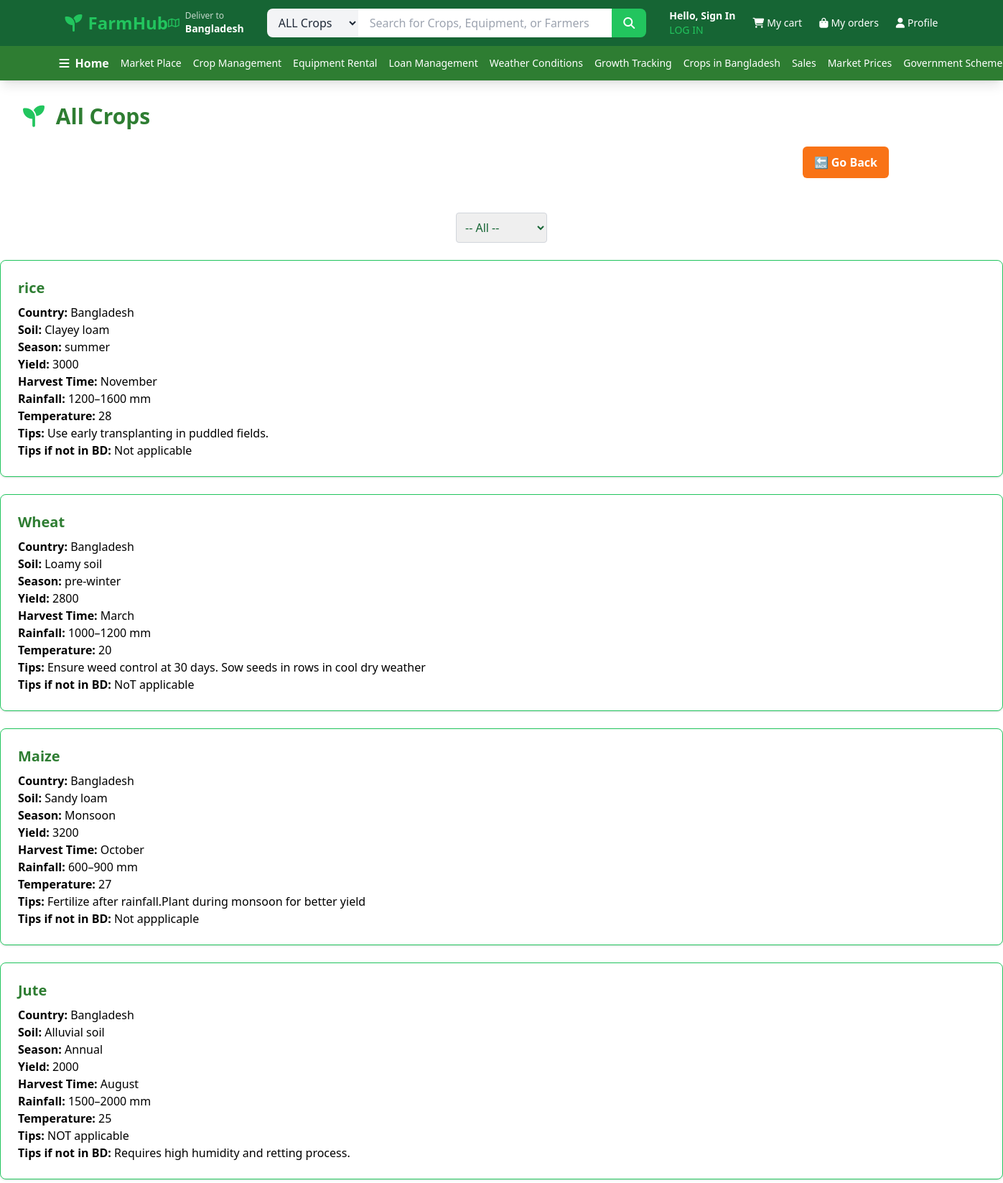
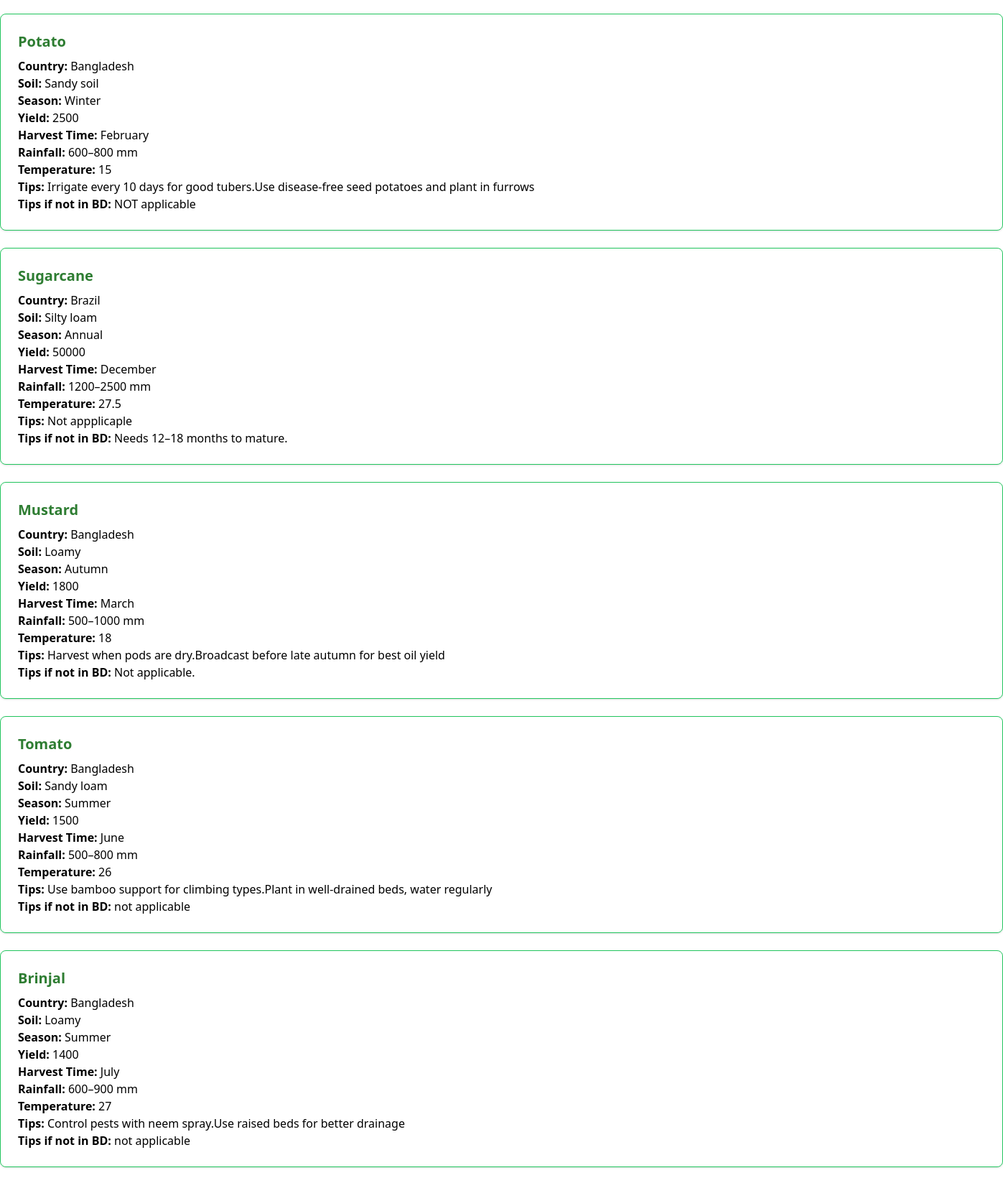
/cropsinbd.php (upper part), run on the app's committed database (2 pictures, top to bottom).
### tables this page shows
CREATE TABLE `crop_bd` (
  `CBD_id` int(11) NOT NULL,
  `crop_id` int(11) NOT NULL,
  `growsINBD` varchar(50) NOT NULL,
  `grows_in_which_country` varchar(50) NOT NULL,
  `national_price` double NOT NULL,
  `ideal_soil` varchar(255) NOT NULL,
  `ideal_rainfall` varchar(255) DEFAULT NULL,
  `ideal_temp` float NOT NULL,
  `tips` varchar(255) DEFAULT NULL,
  `tipstogrowinbd` varchar(255) DEFAULT NULL
);

CREATE TABLE `crop` (
  `crop_id` int(11) NOT NULL,
  `c_name` varchar(50) NOT NULL,
  `season` varchar(50) DEFAULT NULL,
  `expected_yield` double DEFAULT NULL,
  `harvest_time` varchar(50) DEFAULT NULL,
  `c_desp` varchar(50) DEFAULT NULL
);

### cropsinbd.php (the view, shortened to what this page needs)
<?php
$conn = mysqli_connect('localhost', 'naba', '12345', 'farmsystem');
$growsINBD_filter = isset($_GET['growsINBD']) ? (int)$_GET['growsINBD'] : 0;
?>
<!DOCTYPE html>
<html lang="en">
<head>
  <script src="https://cdn.tailwindcss.com"></script>
  <link
    rel="stylesheet"
    href="https://cdnjs.cloudflare.com/ajax/libs/font-awesome/6.7.2/css/all.min.css"
  />
</head>
<body class="bg-white">
<header class="bg-white shadow-lg sticky top-0 z-50">
  <div class="bg-farm-dark text-white">
    <div class="max-w-7xl mx-auto px-4 sm:px-6 lg:px-8">
      <div class="flex items-center justify-between h-16">
        <div class="flex items-center space-x-4">
          <div class="text-2xl font-bold text-farm-green">
            <i class="fas fa-seedling mr-2"></i>FarmHub
          </div>
        </div>
        <div class="hidden md:flex items-center space-x-2 text-sm">
          <i class="fa-regular fa-map text-farm-green"></i>
          <div>
            <p class="text-xs opacity-75">Deliver to</p>
            <p class="font-semibold">Bangladesh</p>
          </div>
        </div>
        <div class="flex-1 max-w-2xl mx-8">
          <div class="relative flex">
            <select
              class="bg-gray-100 text-gray-800 px-3 py-2 rounded-l-lg border-0 focus:ring-2 focus:ring-farm-green"
            >
              <option>ALL Crops</option>
            </select>
            <input
              type="text"
              placeholder="Search for Crops, Equipment, or Farmers"
              class="flex-1 px-4 py-2 text-gray-800 focus:outline-none focus:ring-2 focus:ring-farm-green"
            />
            <button
              class="bg-farm-green hover:bg-green-600 px-4 py-2 rounded-r-lg transition-colors"
            >
              <i class="fa-solid fa-magnifying-glass text-white"></i>
            </button>
          </div>
        </div>
        <div class="flex items-center space-x-6 text-sm">
          <?php if (isset($_SESSION['user_name'])) : ?>
          <div id="user-greeting">
            <p class="font-semibold">
              Hello, <?php echo htmlspecialchars($_SESSION['user_name']); ?>!
            </p>
            <a
              href="logout.php"
              class="text-farm-green hover:text-green-300 transition-colors"
              >LOG OUT</a
            >
          </div>
          <?php else : ?>
          <div id="sign-in-section">
            <a
              href="signup.php"
              class="font-semibold hover:text-farm-green transition-colors"
              >Hello, Sign In</a
            ><br />
            <a
              href="login.php"
              class="text-farm-green hover:text-green-300 transition-colors"
              >LOG IN</a
            >
          </div>
          <?php endif; ?>
          <a
            href="view_cart.php"
            class="flex items-center space-x-1 hover:text-farm-green transition-colors"
          >
            <i class="fa-solid fa-cart-shopping"></i>
            <span class="hidden md:inline">My cart</span>
          </a>
          <a
            href="#"
            class="flex items-center space-x-1 hover:text-farm-green transition-colors"
          >
            <i class="fa-solid fa-bag-shopping"></i>
            <span class="hidden md:inline">My orders</span>
          </a>
          <a
            href="userdashboard.php"
            class="flex items-center space-x-1 hover:text-farm-green transition-colors"
          >
            <i class="fa-solid fa-user"></i>
            <span class="hidden md:inline">Profile</span>
          </a>
        </div>
      </div>
    </div>
  </div>
  <nav class="bg-farm-header text-white">
    <div class="max-w-7xl mx-auto px-2 sm:px-4 lg:px-6">
      <div class="flex items-center justify-between h-12 w-full">
        <div class="flex items-center space-x-2 mr-4">
          <i class="fa-solid fa-bars text-base"></i>
          <span class="font-semibold text-base">
            <a
              href="index.php"
              class="hover:text-farm-light hover:text-[15px] transition-all duration-200"
              >Home</a
            >
          </span>
        </div>
        <div
          class="hidden md:flex flex-1 justify-end space-x-4 text-sm whitespace-nowrap"
        >
             <a
              href="marketlist.php"
              class="hover:text-farm-light hover:text-[15px] transition-all duration-200"
              >Market Place</a
            >
            <a
              href="cropman.php"
              class="hover:text-farm-light hover:text-[15px] transition-all duration-200"
              >Crop Management</a
            >
            <a
              href="rental.php"
              class="hover:text-farm-light hover:text-[15px] transition-all duration-200"
              >Equipment Rental</a
            >
            <a
              href="take_loan.php"
              class="hover:text-farm-light hover:text-[15px] transition-all duration-200"
              >Loan Management</a
            >
            <a
              href="weather.php"
              class="hover:text-farm-light hover:text-[15px] transition-all duration-200"
              >Weather Conditions</a
            >
            <a
              href="growthstage.php"
              class="hover:text-farm-light hover:text-[15px] transition-all duration-200"
              >Growth Tracking</a
            >
            <a
              href="cropsinbd.php"
              class="hover:text-farm-light hover:text-[15px] transition-all duration-200"
              >Crops in Bangladesh</a
            >
            <a
              href="Exp&Sell.php"
              class="hover:text-farm-light hover:text-[15px] transition-all duration-200"
              >Sales</a
            >
            <a
              href="mpman.php"
              class="hover:text-farm-light hover:text-[15px] transition-all duration-200"
              >Market Prices</a
            >
            <a
              href="govt.php"
              class="hover:text-farm-light hover:text-[15px] transition-all duration-200"
              >Government Schemes</a
            >
        </div>
      </div>
    </div>
  </nav>
</header>
<div class="max-w-7xl px-4 sm:px-6 lg:px-8 mt-8 mb-12">
  <h1 class="text-3xl font-extrabold text-farm-header mb-6 select-none">
    <i class="fa-solid fa-seedling text-farm-green mr-2"></i>
    All Crops
  </h1>
  <div style="margin: 20px 0; text-align: right;">
    <a href="index.php"
       style="
         padding: 10px 16px;
         background-color: #f97316;
         color: white;
         text-decoration: none;
         border-radius: 6px;
         margin-right: 10px;
         font-weight: 600;
         transition: background-color 0.3s ease;
         display: inline-block;
       "
       onmouseover="this.style.backgroundColor='#fb923c';"
       onmouseout="this.style.backgroundColor='#f97316';"
    >
      🔙 Go Back
    </a>
</div>
  </div>
  <form method="GET" class="mb-6">
    <div class="flex justify-center mb-4">
      <select
        name="growsINBD"
        onchange="this.form.submit()"
        class="border border-gray-300 p-2 rounded bg-dcfce7 text-farm-dark focus:outline-none focus:ring-2 focus:ring-farm-green"
      >
        <option value="0" <?= $growsINBD_filter === 0 ? 'selected' : '' ?>>-- All --</option>
      </select>
    </div>
  </form>
  <?php
    $query = "SELECT c.c_name, bd.grows_in_which_country, bd.ideal_soil, c.season, c.expected_yield, c.harvest_time,
              bd.ideal_rainfall, bd.ideal_temp, bd.tips, bd.tipstogrowinbd
              FROM crop AS c
              JOIN crop_bd AS bd ON c.crop_id = bd.crop_id";
    $query_run = mysqli_query($conn, $query);
    if ($query_run && mysqli_num_rows($query_run) > 0) {
      while ($row = mysqli_fetch_assoc($query_run)) {
        echo "<div class='bg-dcfce7 border border-farm-green rounded-lg p-6 mb-6 shadow'>
                <h2 class='text-xl font-bold text-farm-header mb-2'>{$row['c_name']}</h2>
                <p><strong>Country:</strong> {$row['grows_in_which_country']}</p>
                <p><strong>Soil:</strong> {$row['ideal_soil']}</p>
                <p><strong>Season:</strong> {$row['season']}</p>
                <p><strong>Yield:</strong> {$row['expected_yield']}</p>
                <p><strong>Harvest Time:</strong> {$row['harvest_time']}</p>
                <p><strong>Rainfall:</strong> {$row['ideal_rainfall']}</p>
                <p><strong>Temperature:</strong> {$row['ideal_temp']}</p>";
        if ($growsINBD_filter != 2) {
          echo "<p><strong>Tips:</strong> {$row['tips']}</p>";
        }
        if ($growsINBD_filter != 1) {
          echo "<p><strong>Tips if not in BD:</strong> {$row['tipstogrowinbd']}</p>";
        }
        echo "</div>";
      }
    } else {
      echo "<div class='text-center text-gray-500 px-6 py-4'>No records found.</div>";
    }
  ?>

### data on the page
crop_bd: crop.c_name "rice", grows_in_which_country "Bangladesh", ideal_soil "Clayey loam", crop.season "summer", crop.expected_yield "3000", crop.harvest_time "November", ideal_rainfall "1200–1600 mm", ideal_temp "28", tips "Use early transplanting in puddled fields.", tipstogrowinbd "Not applicable"
crop_bd: crop.c_name "Wheat", grows_in_which_country "Bangladesh", ideal_soil "Loamy soil", crop.season "pre-winter", crop.expected_yield "2800", crop.harvest_time "March", ideal_rainfall "1000–1200 mm", ideal_temp "20", tips "Ensure weed control at 30 days. Sow seeds in rows in cool dry weather", tipstogrowinbd "NoT applicable"
crop_bd: crop.c_name "Maize", grows_in_which_country "Bangladesh", ideal_soil "Sandy loam", crop.season "Monsoon", crop.expected_yield "3200", crop.harvest_time "October", ideal_rainfall "600–900 mm", ideal_temp "27", tips "Fertilize after rainfall.Plant during monsoon for better yield", tipstogrowinbd "Not appplicaple"
crop_bd: crop.c_name "Jute", grows_in_which_country "Bangladesh", ideal_soil "Alluvial soil", crop.season "Annual", crop.expected_yield "2000", crop.harvest_time "August", ideal_rainfall "1500–2000 mm", ideal_temp "25", tips "NOT applicable", tipstogrowinbd "Requires high humidity and retting process."
crop_bd: crop.c_name "Potato", grows_in_which_country "Bangladesh", ideal_soil "Sandy soil", crop.season "Winter", crop.expected_yield "2500", crop.harvest_time "February", ideal_rainfall "600–800 mm", ideal_temp "15", tips "Irrigate every 10 days for good tubers.Use disease-free seed potatoes and plant in furrows", tipstogrowinbd "NOT applicable"
crop_bd: crop.c_name "Sugarcane", grows_in_which_country "Brazil", ideal_soil "Silty loam", crop.season "Annual", crop.expected_yield "50000", crop.harvest_time "December", ideal_rainfall "1200–2500 mm", ideal_temp "27.5", tips "Not appplicaple", tipstogrowinbd "Needs 12–18 months to mature."
crop_bd: crop.c_name "Mustard", grows_in_which_country "Bangladesh", ideal_soil "Loamy", crop.season "Autumn", crop.expected_yield "1800", crop.harvest_time "March", ideal_rainfall "500–1000 mm", ideal_temp "18", tips "Harvest when pods are dry.Broadcast before late autumn for best oil yield", tipstogrowinbd "Not applicable."
crop_bd: crop.c_name "Tomato", grows_in_which_country "Bangladesh", ideal_soil "Sandy loam", crop.season "Summer", crop.expected_yield "1500", crop.harvest_time "June", ideal_rainfall "500–800 mm", ideal_temp "26", tips "Use bamboo support for climbing types.Plant in well-drained beds, water regularly", tipstogrowinbd "not applicable"
crop_bd: crop.c_name "Brinjal", grows_in_which_country "Bangladesh", ideal_soil "Loamy", crop.season "Summer", crop.expected_yield "1400", crop.harvest_time "July", ideal_rainfall "600–900 mm", ideal_temp "27", tips "Control pests with neem spray.Use raised beds for better drainage", tipstogrowinbd "not applicable"
